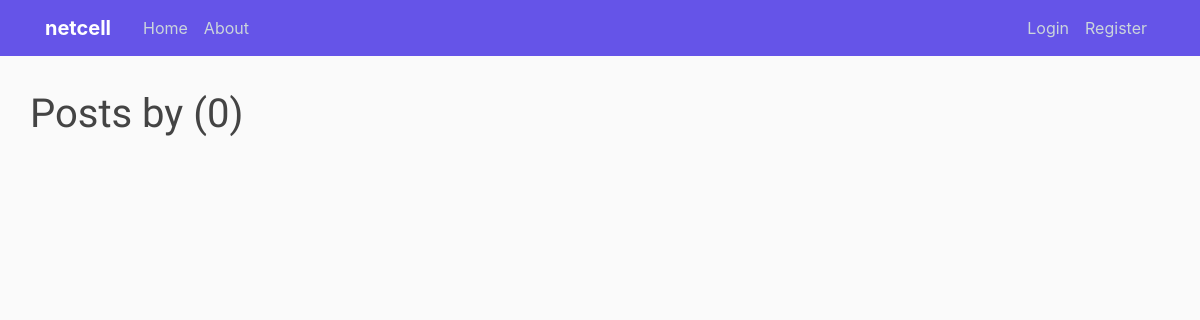
The app's page /user/daeh, older data.
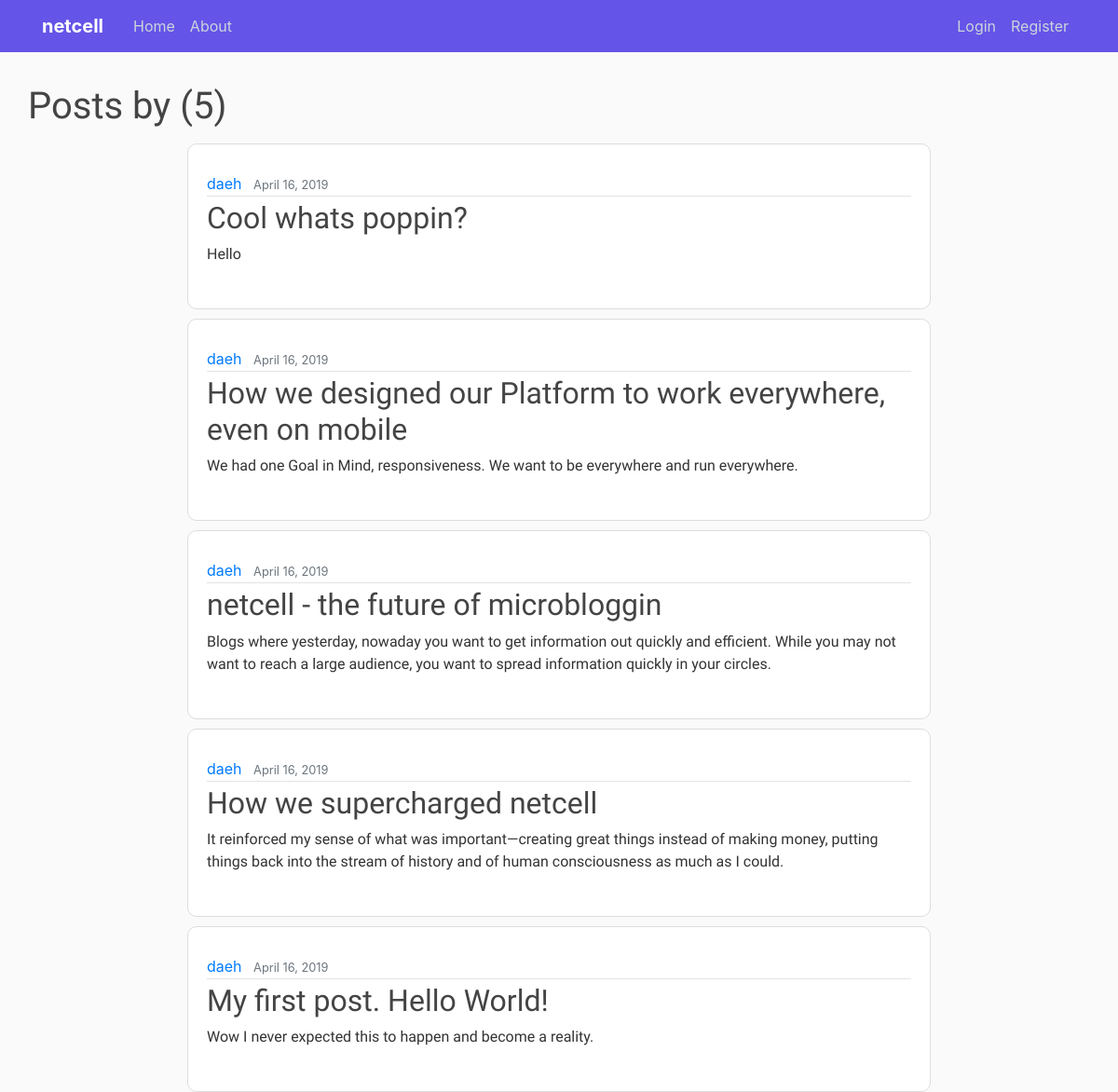
The same page, newer data.
### blog/models.py (models this page shows, shortened)
class Post(models.Model):
    title = models.CharField(max_length=100)
    content = models.TextField()
    image = models.ImageField(default="default.jpg", upload_to='post_pics')
    date_posted = models.DateTimeField(default=timezone.now)
    author = models.ForeignKey(User, on_delete=models.CASCADE)

### blog/views.py (the view)
# urls.py: path('user/<str:username>', UserPostListView.as_view(), name="user-posts"),
class UserPostListView(ListView):
    model = Post
    template_name = 'blog/user_posts.html'
    context_object_name = 'posts'
    ordering = ['-date_posted']
    paginate_by = 10
    def get_queryset(self):
        user = get_object_or_404(User, username=self.kwargs.get('username'))
        return Post.objects.filter(author=user).order_by('-date_posted')

### blog/templates/blog/user_posts.html (shortened to what this page needs)
{% extends "blog/base.html" %}
{% block content %}
<h1 class="mb-3">Posts by {{ view.kwars.username }} ({{ page_obj.paginator.count }})</h1>
{% for post in posts %}
<article class="media content-section">
  <div class="media-body">
    <div class="article-metadata">
      <a class="mr-2" href="{% url 'user-posts' post.author.username %}">{{ post.author }}</a>
      <small class="text-muted">{{ post.date_posted|date:"F d, Y" }}</small>
    </div>
    <h2><a class="article-title" href="{% url 'post-detail' post.id %}">{{ post.title }}</a></h2>
    <p class="article-content">{{ post.content }}</p>
  </div>
</article>
{% endfor %}
{% endblock %}

Row changes from the older to the newer data that the page shows:
added Post: author "daeh", date_posted "April 16, 2019", title "Cool whats poppin?", content "Hello"
added Post: author "daeh", date_posted "April 16, 2019", title "How we designed our Platform to work everywhere, even on mobile", content "We had one Goal in Mind, responsiveness. We want to be everywhere and run everywhere."
added Post: author "daeh", date_posted "April 16, 2019", title "netcell - the future of microbloggin", content "Blogs where yesterday, nowaday you want to get information out quickly and efficient. While you may not want to reach a large audience, you want to spread information quickly in your circles."
added Post: author "daeh", date_posted "April 16, 2019", title "How we supercharged netcell", content "It reinforced my sense of what was important—creating great things instead of making money, putting things back into the stream of history and of human consciousness as much as I could."
added Post: author "daeh", date_posted "April 16, 2019", title "My first post. Hello World!", content "Wow I never expected this to happen and become a reality."
Text that changed along with them:
{{ page_obj.paginator.count }}: "0" → "5"
